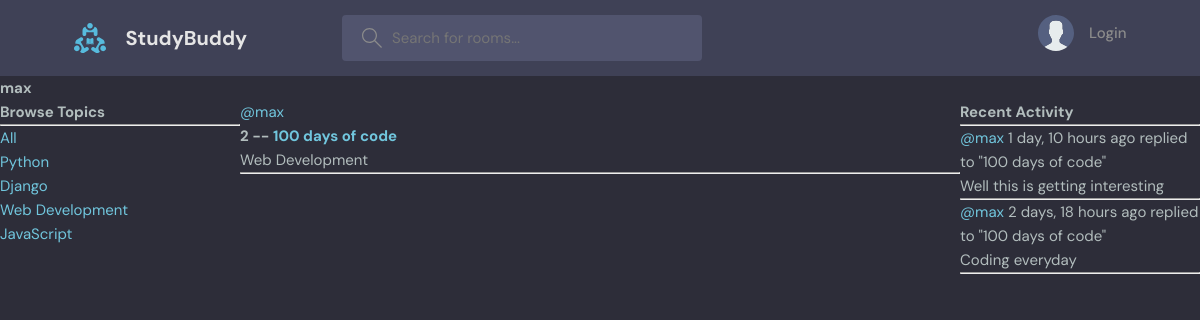
Page /profile/1/ on the committed database.
### base/models.py (models this page shows, shortened)
class Topic(models.Model):
    name = models.CharField(max_length=200)

class Room(models.Model):
    host = models.ForeignKey(User, on_delete=models.SET_NULL, null=True, blank=True)
    topic = models.ForeignKey(Topic, on_delete=models.SET_NULL, null=True, blank=True)
    name = models.CharField(max_length=200)
    description = models.TextField(null=True, blank=True)
    participant = models.ManyToManyField(User, related_name='participant', blank=True)
    updated = models.DateTimeField(auto_now=True)
    created = models.DateTimeField(auto_now_add=True)
    class Meta:
        ordering = ['-updated', '-created']
    def __str__(self):
        return self.name

class Message(models.Model):
    user = models.ForeignKey(User, on_delete=models.CASCADE)
    room = models.ForeignKey(Room, on_delete=models.CASCADE)
    body = models.TextField()
    updated = models.DateTimeField(auto_now=True)
    created = models.DateTimeField(auto_now_add=True)
    class Meta:
        ordering = ['-updated', '-created']
    def __str__(self):
        return self.body[0:50]

### base/views.py (the view)
# urls.py: path('profile/<str:pk>/', views.userProfile, name='user-profile'),
def userProfile(request, pk):
    user = User.objects.get(id=pk)
    rooms = user.room_set.all()
    room_messages = user.message_set.all()
    topics = Topic.objects.all()
    context = {'user': user, 'rooms': rooms, 'room_messages': room_messages, 'topics': topics}
    return render(request, 'base/profile.html', context)

### base/templates/base/profile.html (shortened to what this page needs)
{% extends 'main.html' %}
{% block content %}
<h1>{{user.username}}</h1>
<div class="profile-container">
    <div>
        {% include 'base/topic_component.html' %}
    </div>
    <div>
        {% include 'base/feed_component.html' %}
    </div>
    <div>
        {% include 'base/activity_component.html' %}
    </div>
</div>
{% endblock content %}

### templates/main.html (shortened to what this page needs)
<!DOCTYPE html>
{% load static %}
<html lang="en">
  <head>
    <link rel="stylesheet" href="{% static 'styles/style.css' %}" />
  </head>
  <body>
    {% include 'navbar.html' %}
    {% block content %}
    {% endblock %}
  </body>
</html>

### templates/navbar.html (shortened to what this page needs)
{% load static %}
<header class="header header--loggedIn">
    <div class="container">
      <a href="{% url 'home' %}" class="header__logo">
        <img src="{% static 'images/logo.svg' %}" />
        <h1>StudyBuddy</h1>
      </a>
      <form class="header__search", method="GET", {% url 'home' %}>
        <label>
          <input name="q" placeholder="Search for rooms..." />
        </label>
      <nav class="header__menu">
        {% if request.user.is_authenticated %}
        <div class="header__user">
          <a href="profile.html">
            <div class="avatar avatar--medium active">
              <img src="https://randomuser.me/api/portraits/men/37.jpg" />
            </div>
            <p>{{request.user.username}} <span>@{{request.user.username}}</span></p>
          </a>
          <button class="dropdown-button">
            <svg version="1.1" xmlns="http://www.w3.org/2000/svg" width="32" height="32" viewBox="0 0 32 32">
              <title>chevron-down</title>
              <path d="M16 21l-13-13h-3l16 16 16-16h-3l-13 13z"></path>
            </svg>
          </button>
        </div>
        {% else %}
        <a href="{% url 'login' %}">
          <img src="{% static 'images/avatar.svg' %}"/>
          <p>Login</p>
        </a>
        {% endif %}
      </nav>
    </div>
  </header>

### base/templates/base/topic_component.html
<h3>Browse Topics</h3>
        <hr>
        <div>
            <a href="{% url 'home' %}">All</a>
        </div>
        {% for topic in topics %}
        <div>
            <a href="{% url 'home' %}?q={{ topic.name }}">{{ topic.name }}</a>
        </div>
        {% endfor %}

### base/templates/base/feed_component.html (shortened to what this page needs)
{% for room in rooms %}
<div>
    <a href="{% url 'user-profile' room.host.id %}">@{{room.host.username}}</a>
    <h5>{{ room.id }} -- <a href="room/{{ room.id }}">{{ room.name }}</a></h5>
    <small>{{ room.topic.name }}</small>
    <hr>
</div>
{% endfor %}

### base/templates/base/activity_component.html (shortened to what this page needs)
<h3>Recent Activity</h3>
<hr>
{% for message in room_messages %}
<div>
    <small><a href="{% url 'user-profile' message.user.id %}">@{{message.user}}</a>  {{message.created|timesince}} ago</small>
    <small>replied to "{{message.room}}"</small>
    <p>{{message}}</p>
    <hr>
{% endfor %}

### static/styles/style.css (style rules this page uses)
:root { --color-main: #71c6dd; --color-main-light: #e1f6fb; --color-dark: #3f4156; --color-dark-medium: #51546e; --color-dark-light: #696d97; --color-light: #e5e5e5; --color-gray: #8b8b8b; --color-light-gray: #b2bdbd; --color-bg: #2d2d39; --color-success: #5dd693; --color-error: #fc4b0b; }
* { font-family: "DM Sans", -apple-system, BlinkMacSystemFont, "Segoe UI", Roboto, Oxygen, Ubuntu, Cantarell, "Open Sans", "Helvetica Neue", sans-serif; margin: 0; padding: 0; box-sizing: border-box; text-rendering: optimizeLegibility; font-size: inherit; }
html { font-size: 56.25%; }
@media only screen and (min-width: 1200px) { html { font-size: 62.5%; } }
body { line-height: 1.6; font-weight: 400; font-size: 1.5rem; color: var(--color-light-gray); background-color: var(--color-bg); min-height: 100vh; }
img { width: 100%; }
a { display: inline-block; color: var(--color-main); text-decoration: none; }
.container { max-width: 120rem; width: 90%; margin: auto; }
.header { padding: 1.5rem; background-color: var(--color-dark); }
.header > .container { display: flex; gap: 9.5rem; }
.header__logo, .header__user { display: flex; gap: 2rem; align-items: center; }
.header__logo > img { height: 3.2rem; width: 3.2rem; }
.header__logo > h1 { font-weight: 700; font-size: 2rem; color: var(--color-light); }
.header__search > label { background-color: var(--color-dark-medium); padding: 1.3rem 1rem; display: flex; align-items: center; gap: 1rem; border-radius: 4px; }
.header__search svg { fill: var(--color-gray); width: 2rem; height: 2rem; margin-left: 1rem; }
.header__search input { width: 30rem; background: transparent; border: none; outline: none; color: var(--color-light); }
.header__menu { margin-left: auto; position: relative; }
.header__menu a { display: flex; gap: 1.5rem; align-items: center; font-weight: 500; text-decoration: none; color: var(--color-gray); }
.header__menu img { height: 3.6rem; }
.header__menu p { line-height: 1.2; }

### base/templates/base/profile.html (style rules this page uses)
.profile-container { display: grid; grid-template-columns: 1fr 3fr 1fr; }

### rows in the picture
Topic: name "Python"
Topic: name "Django"
Topic: name "Web Development"
Topic: name "JavaScript"
Room: host.username "max", id "2", name "100 days of code", topic.name "Web Development"
Message: user "max", created "1 day, 10 hours", room "100 days of code", body "Well this is getting interesting"
Message: user "max", created "2 days, 18 hours", room "100 days of code", body "Coding everyday"

### other values in the picture
{{ user.username }} "max"
